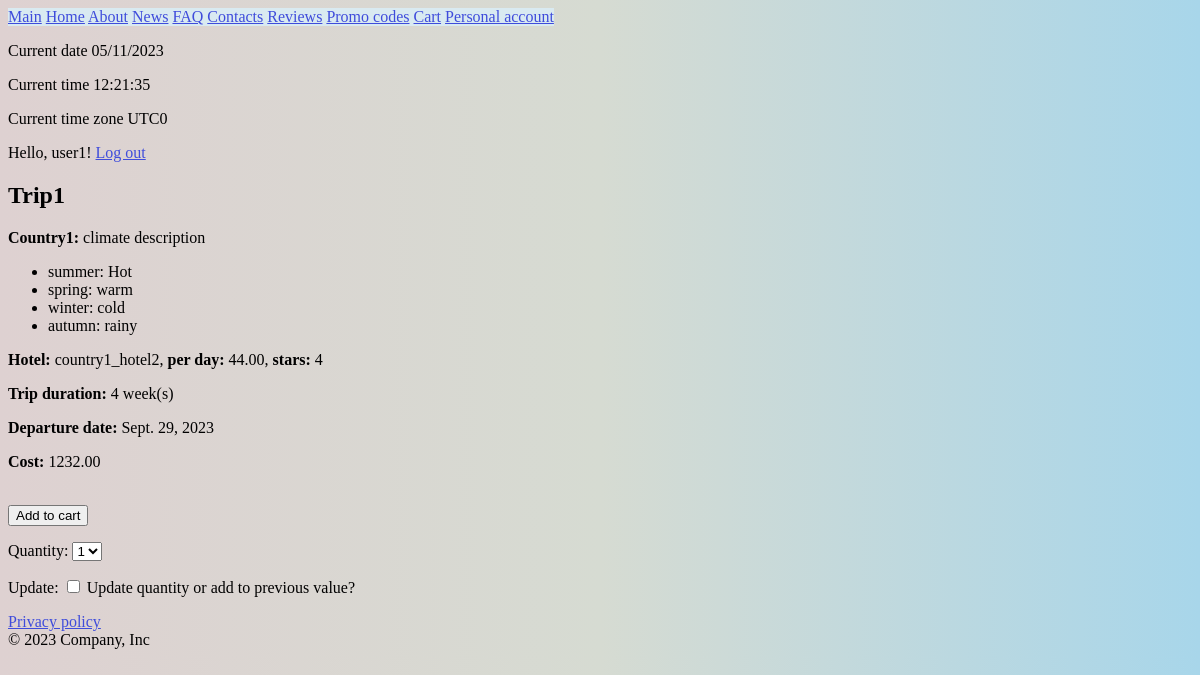
/1 (signed in), run on an earlier commit of the app's database.
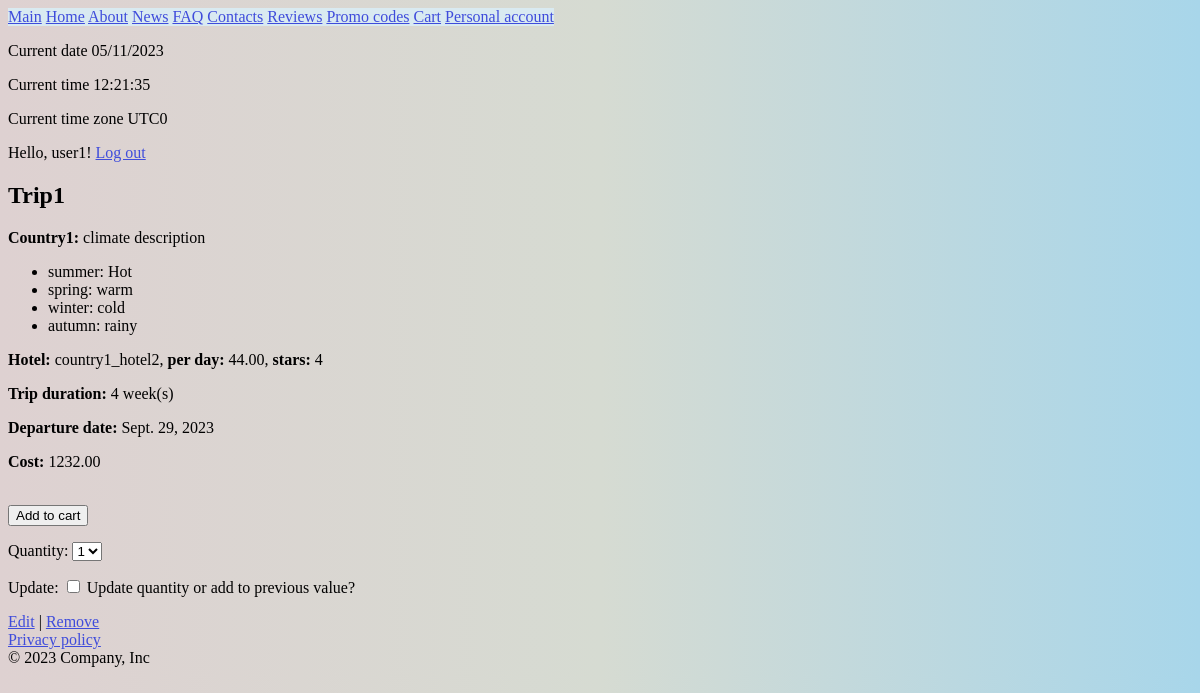
And on a later commit of the database.
### login/models.py (models this page shows, shortened)
class MyUser(AbstractUser):
    first_name = models.CharField(max_length=200)
    last_name = models.CharField(max_length=200)
    date_of_birth = models.DateField()
    email = models.EmailField()
    phone_number = models.CharField(max_length=50)
    USERNAME_FIELD = 'username'
    description = models.CharField(max_length=150, default='customer')
    image = models.ImageField(upload_to='user_images/', default='user_images/default.jpg')
    REQUIRED_FIELDS = ['first_name', 'last_name',
                       'email', 'date_of_birth', 'phone_number', 'image']
    objects = MyUserManager()

### travel/models.py (models this page shows, shortened)
class Trip(models.Model):
    DURATION_CHOICES = [
        (1, '1 week'),
        (2, '2 weeks'),
        (4, '4 weeks'),
    ]
    name = models.CharField(max_length=50, default='Trip')
    country = models.ForeignKey(Country, on_delete=models.CASCADE)
    duration = models.IntegerField(
        choices=DURATION_CHOICES, default=1)
    chosen_hotel = models.ForeignKey(
        Hotel, related_name='trips', on_delete=models.CASCADE)
    departure_date = models.DateField(default=date.today, validators=[
                                      MinValueValidator(date.today)])
    cost = models.DecimalField(
        default=0.0, max_digits=10, decimal_places=2)
    image = models.ImageField(upload_to='trip/', null=True, blank=False, default='trip/default.jpg')

class Country(models.Model):
    name = models.CharField(max_length=50)
    climate_descriptions = models.ManyToManyField(
        SeasonClimateDescription, related_name='countries')

class SeasonClimateDescription(models.Model):
    alias = models.CharField(max_length=50, null=True)
    season_name = models.CharField(max_length=6, choices=(('summer', 'summer'), ('winter', 'winter'),
                                                          ('spring', 'spring'), ('autumn', 'autumn')), default='summer')
    climate_description = models.CharField(max_length=200)

class Hotel(models.Model):
    name = models.CharField(max_length=50)
    stars = models.IntegerField(
        validators=[MinValueValidator(1), MaxValueValidator(5)])
    price_per_day = models.DecimalField(
        default=0.0, max_digits=10, decimal_places=2)
    country = models.ForeignKey(
        Country, related_name='hotels', on_delete=models.CASCADE)

### travel/views.py (the view)
# urls.py: path('<int:id>',views.trip_details,name='trip_details'),
def trip_details(request, id):
    trip = get_object_or_404(Trip, id=id)
    return render(request, 'trips/trip_details.html', {'trip': trip, 'add_to_cart_form': AddTripForm()})

### cart/forms.py
class AddTripForm(forms.Form):
    quantity = forms.TypedChoiceField(
        choices=[(i, str(i)) for i in range(1, 8)], coerce=int)
    update = forms.BooleanField(
        required=False, initial=False, help_text="Update quantity or add to previous value?")

### travel/templates/trips/trip_details.html (shortened to what this page needs)
{% extends "base.html" %}
{% block content %}
<section class="trip-detail" itemscope itemtype="http://schema.org/TouristTrip">
    <h1><strong>{{ trip.name }}</strong></h1>
    <p class="country" itemscope itemtype="http://schema.org/Country"><strong>{{ trip.country.name }}:</strong> climate description</p>
    <ul class="climate-descriptions">
        {% for climate_description in trip.country.climate_descriptions.all %}
        <li>{{ climate_description.season_name }}: {{ climate_description.climate_description }}</li>
        {% endfor %}
    </ul>
    <p class="chosen-hotel" itemscope itemtype="http://schema.org/Hotel"><strong>Hotel:</strong> {{ trip.chosen_hotel.name }}, <strong>per day:</strong> {{trip.chosen_hotel.price_per_day}}, <span itemprop="starRating"><strong>stars:</strong></span>
        {{trip.chosen_hotel.stars}}</p>
    <p class="duration"><strong>Trip duration:</strong> {{ trip.duration }} week(s)</p>
    <p class="departure-date"><strong>Departure date:</strong> {{ trip.departure_date }}</p>
    <p class="cost"><strong>Cost:</strong> {{ trip.cost }}</p>
    {%if user.is_authenticated%}
    <form action="{% url 'cart:cart_add' trip.id %}" method="post">
        <br>
        <input type="submit" value="Add to cart">
        {{ add_to_cart_form.as_p }}
    </form>
    {%endif%}
    {%if user.is_staff%}
    <td><a href="edit_trip/{{trip.id}}/">Edit</a> | <a href="delete_trip/{{trip.id}}/">Remove</a></td>
    {%endif%}
</section>
{% endblock %}

### travel/templates/base.html (shortened to what this page needs)
<!DOCTYPE html>
{% load static %}
<html lang="en">
<head>
    <link href="{% static 'css/base.css' %}" rel="stylesheet">
</head>
<body>
    <header>
        <nav class="fixed-navbar"><a href="/info/main">Main</a>
            <a href="/">Home</a>
            <a href="/info/about">About</a>
            <a href="/info/news">News</a>
            <a href="/info/faq">FAQ</a>
            <a href="/info/staff">Contacts</a>
            <a href="/info/review/list">Reviews</a>
            <a href="/info/promo_codes">Promo codes</a>
            <a href="/cart/">Cart</a>
            <a href="/personal_account/">Personal account</a>
        </nav>
        <br>
        <p>Current date <span id='date'></span></p>
        <p>Current time <span id='time'></span></p>
        <p>Current time zone <span id='zone'></span></p>
        <div>
            {% if user.is_authenticated %}
            Hello, {{ user.username }}!
            <a href="{% url 'login:logout' %}">Log out</a>
            {% else %}
            <a href="{% url 'login:signup' %}">Sign up</a>
            <a href="{% url 'login:signin' %}">Sign in</a>
            {% endif %}
        </div>
    </header>
    <main>
        {% block content %}
        {% endblock %}
    </main>
    <footer>
        <div><a href="/info/privacy">Privacy policy</a></div>
        <div><span>&copy; 2023 Company, Inc</span></div>
    </footer>
</body>
</html>

### static/css/base.css (style rules this page uses)
.fixed-navbar { position: fixed; background-color: #d9eaf1; z-index: 9; }
a:link { color: rgb(63, 76, 219); }
a { cursor: pointer; }
body { background: linear-gradient(90deg, #ded1d1,#d6dbd2,#a8d6ea) }

What changed in the data, as far as the page shows it:
changed MyUser "user1": is_staff False → True (drawn)
Also different on the page:
text now shown: "Edit | Remove"
